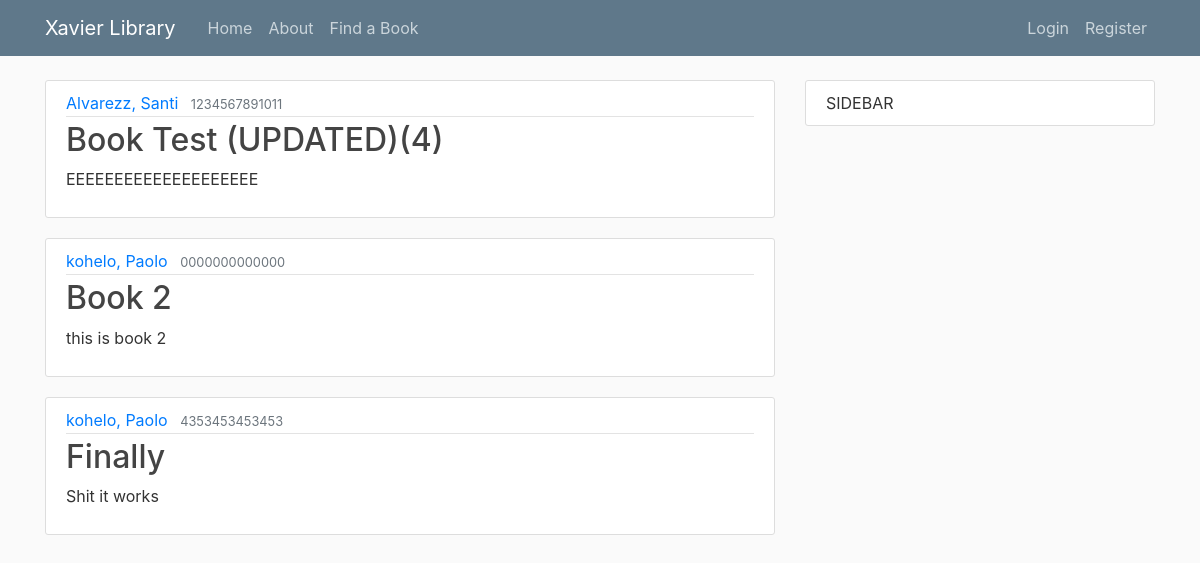
The app's page /, older data.
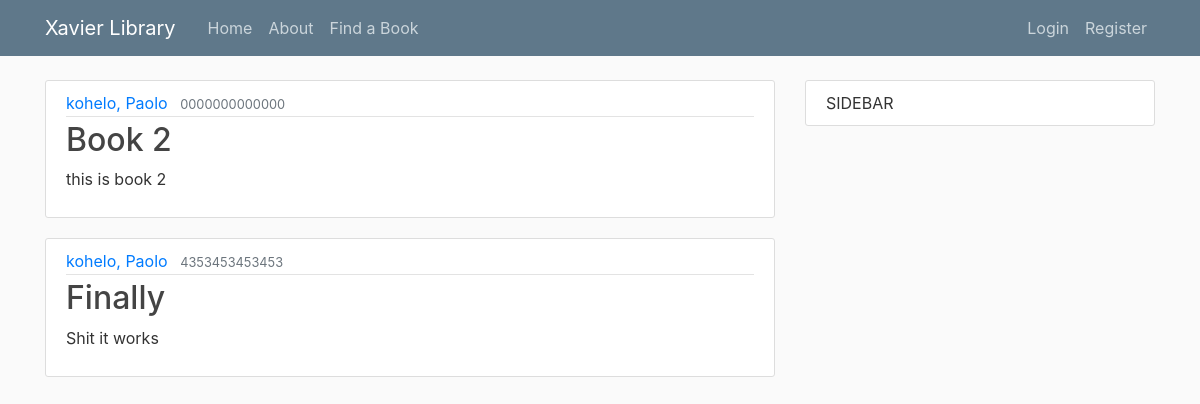
The same page, newer data.
### library/models.py (models this page shows, shortened)
class Book(models.Model):
    title = models.CharField(max_length=200)
    author = models.ForeignKey('Author', on_delete=models.SET_NULL, null=True)
    summary = models.TextField(max_length=1000, help_text="Enter a brief description of the book")
    isbn = models.CharField('ISBN', max_length=13,
                            help_text='13 Character <a href="https://www.isbn-international.org/content/what-isbn'
                                      '">ISBN number</a>')
    genre = models.ManyToManyField(Genre, help_text="Select a genre for this book")
    language = models.ForeignKey('Language', on_delete=models.SET_NULL, null=True)
    call = models.CharField('Call Number', max_length=3, help_text="Enter a 3 digit call number", null=True)
    def display_genre(self):
        """Creates a string for the Genre. This is required to display genre in Admin."""
        return ', '.join([genre.name for genre in self.genre.all()[:3]])
    display_genre.short_description = 'Genre'

class Author(models.Model):
    first_name = models.CharField(max_length=100)
    last_name = models.CharField(max_length=100)
    date_of_birth = models.DateField(null=True, blank=True)
    date_of_death = models.DateField('died', null=True, blank=True)
    class Meta:
        ordering = ['last_name', 'first_name']
    def __str__(self):
        return '{0}, {1}'.format(self.last_name, self.first_name)

### library/views.py (the view)
# urls.py: path('', BookListView.as_view(), name='library-home'), #path('', views.home, name='library-home'),
class BookListView(ListView):
	model = Book
	template_name = 'library/home.html'
	context_object_name = 'books'

### library/templates/library/home.html
{% extends "library/base.html" %}
{% block content%}
	{% for book in books %}
		<article class="media content-section">
		  <div class="media-body">
		    <div class="article-metadata">
		      <a class="mr-2" href="#">{{ book.author }}</a>
		      <small class="text-muted">{{ book.isbn }}</small>
		    </div>
		    <h2><a class="article-title" href="{% url 'book-detail' book.id %}">{{ book.title }}</a></h2>
		    <p class="article-content">{{ book.summary }}</p>
		  </div>
		</article>
	{% endfor %}
{% endblock content %}

### library/templates/library/base.html (shortened to what this page needs)
{% load static %}
<!DOCTYPE html>
<html>
<head>
    <link rel="stylesheet" href="https://stackpath.bootstrapcdn.com/bootstrap/4.4.1/css/bootstrap.min.css">
    <link rel="stylesheet" type="text/css" href="{% static 'library/main.css' %}">
</head>
<body>
	<header class="site-header">
	  <nav class="navbar navbar-expand-md navbar-dark bg-steel fixed-top">
	    <div class="container">
	      <a class="navbar-brand mr-4" href="{% url 'library-home'%}">Xavier Library</a>
	      <div class="collapse navbar-collapse" id="navbarToggle">
	        <div class="navbar-nav mr-auto">
	          <a class="nav-item nav-link" href="{% url 'library-home'%}">Home</a>
	          <a class="nav-item nav-link" href="{% url 'library-about'%}">About</a>
	          {% if not user.is_authenticated or user.profile.Role.browse_search %}
	          <a class="nav-item nav-link" href="{% url 'library-search'%}">Find a Book</a>
	          {% endif %}
	        </div>
	        <div class="navbar-nav">
	        	{% if user.is_authenticated %}
	        		<a class="nav-item nav-link" href="{% url 'profile' %}">Profile</a>
	        		<a class="nav-item nav-link" href="{% url 'logout' %}">Logout</a>
	        	{% else %}
	          		<a class="nav-item nav-link" href="{% url 'login' %}">Login</a>
	          		<a class="nav-item nav-link" href="{% url 'register' %}">Register</a>
	          	{% endif %}
	        </div>
	      </div>
	    </div>
	  </nav>
	</header>
	<main role="main" class="container">
	  <div class="row">
	    <div class="col-md-8">
	      {% block content %}{% endblock %}
	    </div>
	    <div class="col-md-4">
	      <div class="content-section">
			  SIDEBAR
	      </div>
	    </div>
	  </div>
	</main>
</body>
</html>

### library/static/library/main.css (style rules this page uses)
body { background: #fafafa; color: #333333; margin-top: 5rem; }
h1, h2, h3, h4, h5, h6 { color: #444444; }
.bg-steel { background-color: #5f788a; }
.site-header .navbar-nav .nav-link { color: #cbd5db; }
.content-section { background: #ffffff; padding: 10px 20px; border: 1px solid #dddddd; border-radius: 3px; margin-bottom: 20px; }
.article-title { color: #444444; }
.article-content { white-space: pre-line; }
.article-metadata { padding-bottom: 1px; margin-bottom: 4px; border-bottom: 1px solid #e3e3e3 }

Row changes from the older to the newer data that the page shows:
removed Book: author "Alvarezz, Santi", isbn "1234567891011", title "Book Test (UPDATED)(4)", summary "EEEEEEEEEEEEEEEEEEEE"
